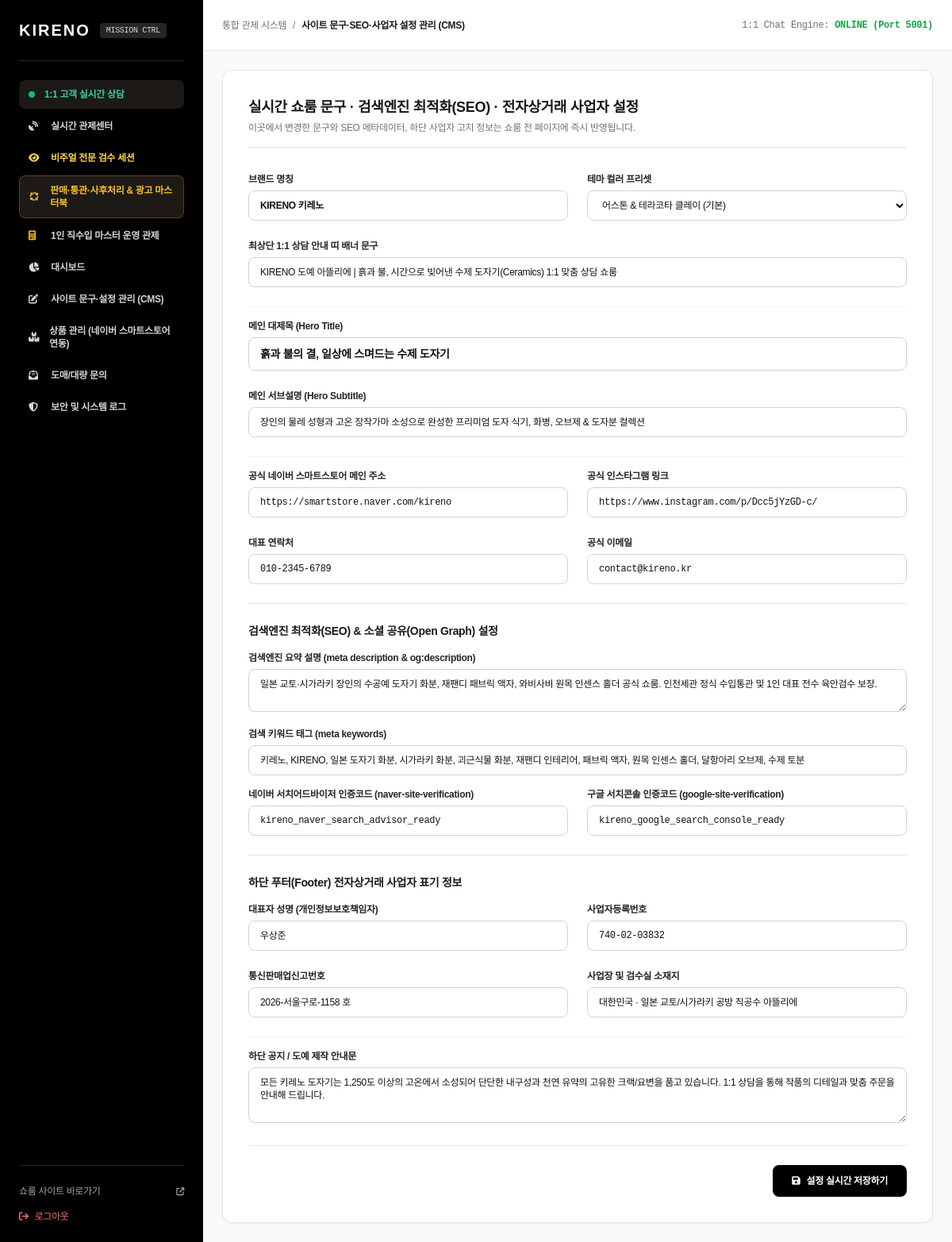
/admin/cms (signed in), run on the app's committed database.
### tables this page shows
CREATE TABLE site_settings (
            id INTEGER PRIMARY KEY,
            brand_name TEXT NOT NULL,
            announcement TEXT,
            hero_title TEXT,
            hero_subtitle TEXT,
            instagram_url TEXT,
            smartstore_url TEXT,
            theme_color TEXT DEFAULT 'earth',
            contact_phone TEXT,
            contact_email TEXT,
            notice_text TEXT
        , discord_url TEXT DEFAULT 'https://discord.gg/Kym2WKGDX', discord_webhook_url TEXT DEFAULT '', ceo_name TEXT DEFAULT '키레노 아뜰리에 대표 (1인 전수검수 책임자)', biz_reg_num TEXT DEFAULT '스마트스토어 공식 인증 사업자 (CMS에서 번호 수정 가능)', mail_order_num TEXT DEFAULT '네이버 스마트스토어 통신판매업 정식 연동', biz_address TEXT DEFAULT '대한민국 · 일본 교토/시가라키 공방 직공수 아뜰리에', seo_description TEXT DEFAULT '일본 교토·시가라키 장인의 수공예 도자기 화분, 재팬디 패브릭 액자, 와비사비 원목 인센스 홀더 공식 쇼룸. 인천세관 정식 수입통관 및 1인 대표 전수 육안검수 보장.', seo_keywords TEXT DEFAULT '키레노, KIRENO, 일본 도자기 화분, 시가라키 화분, 괴근식물 화분, 재팬디 인테리어, 패브릭 액자, 원목 인센스 홀더, 달항아리 오브제, 수제 토분', naver_verification TEXT DEFAULT 'kireno_naver_search_advisor_ready', google_verification TEXT DEFAULT 'kireno_google_search_console_ready', company_name TEXT DEFAULT '모엔드(MOEND)');

### app.py (the view, shortened to what this page needs)
@app.route('/admin/cms', methods=['GET', 'POST'])
@login_required
def admin_cms():
    conn = get_db()
    cursor = conn.cursor()
    cursor.execute('SELECT * FROM site_settings WHERE id = 1')
    settings = cursor.fetchone()
    conn.close()
    return render_template('admin/cms.html', settings=settings)

### templates/admin/cms.html (shortened to what this page needs)
{% extends "admin/base_admin.html" %}
{% block breadcrumb %}사이트 문구·SEO·사업자 설정 관리 (CMS){% endblock %}
{% block admin_content %}
<div class="max-w-4xl bg-white p-8 rounded-xl border border-stone-200 shadow-sm">
    <div class="mb-8 pb-4 border-b border-stone-200">
        <h2 class="text-lg font-bold text-stone-900">실시간 쇼룸 문구 · 검색엔진 최적화(SEO) · 전자상거래 사업자 설정</h2>
        <p class="text-xs text-stone-500 mt-1">이곳에서 변경한 문구와 SEO 메타데이터, 하단 사업자 고지 정보는 쇼룸 전 페이지에 즉시 반영됩니다.</p>
    </div>
    <form method="POST" action="/admin/cms" class="space-y-6 text-xs">
        <div class="grid grid-cols-1 md:grid-cols-2 gap-6">
            <div>
                <label class="block font-bold text-stone-800 mb-1.5">브랜드 명칭</label>
                <input type="text" name="brand_name" value="{{ settings.brand_name }}" required class="w-full px-3.5 py-2.5 rounded-lg border border-stone-300 focus:outline-none focus:border-black font-semibold">
            </div>
            <div>
                <label class="block font-bold text-stone-800 mb-1.5">테마 컬러 프리셋</label>
                <select name="theme_color" class="w-full px-3.5 py-2.5 rounded-lg border border-stone-300 focus:outline-none focus:border-black bg-white">
                    <option value="earth" {% if settings.theme_color == 'earth' %}selected{% endif %}>어스톤 & 테라코타 클레이 (기본)</option>
                </select>
            </div>
        </div>
        <div>
            <label class="block font-bold text-stone-800 mb-1.5">최상단 1:1 상담 안내 띠 배너 문구</label>
            <input type="text" name="announcement" value="{{ settings.announcement }}" required class="w-full px-3.5 py-2.5 rounded-lg border border-stone-300 focus:outline-none focus:border-black">
        </div>
        <div class="grid grid-cols-1 gap-6 pt-4 border-t border-stone-100">
            <div>
                <label class="block font-bold text-stone-800 mb-1.5">메인 대제목 (Hero Title)</label>
                <input type="text" name="hero_title" value="{{ settings.hero_title }}" required class="w-full px-3.5 py-2.5 rounded-lg border border-stone-300 focus:outline-none focus:border-black font-bold text-sm">
            </div>
            <div>
                <label class="block font-bold text-stone-800 mb-1.5">메인 서브설명 (Hero Subtitle)</label>
                <input type="text" name="hero_subtitle" value="{{ settings.hero_subtitle }}" required class="w-full px-3.5 py-2.5 rounded-lg border border-stone-300 focus:outline-none focus:border-black">
            </div>
        </div>
        <div class="grid grid-cols-1 md:grid-cols-2 gap-6 pt-4 border-t border-stone-100">
            <div>
                <label class="block font-bold text-stone-800 mb-1.5">공식 네이버 스마트스토어 메인 주소</label>
                <input type="url" name="smartstore_url" value="{{ settings.smartstore_url or 'https://smartstore.naver.com/kireno' }}" class="w-full px-3.5 py-2.5 rounded-lg border border-stone-300 focus:outline-none focus:border-black font-mono">
            </div>
            <div>
                <label class="block font-bold text-stone-800 mb-1.5">공식 인스타그램 링크</label>
                <input type="url" name="instagram_url" value="{{ settings.instagram_url }}" required class="w-full px-3.5 py-2.5 rounded-lg border border-stone-300 focus:outline-none focus:border-black font-mono">
            </div>
            <div>
                <label class="block font-bold text-stone-800 mb-1.5">대표 연락처</label>
                <input type="text" name="contact_phone" value="{{ settings.contact_phone }}" class="w-full px-3.5 py-2.5 rounded-lg border border-stone-300 focus:outline-none focus:border-black font-mono">
            </div>
            <div>
                <label class="block font-bold text-stone-800 mb-1.5">공식 이메일</label>
                <input type="email" name="contact_email" value="{{ settings.contact_email }}" class="w-full px-3.5 py-2.5 rounded-lg border border-stone-300 focus:outline-none focus:border-black font-mono">
            </div>
        </div>
        <div class="pt-6 border-t border-stone-200 space-y-4">
            <h3 class="text-sm font-bold text-stone-900">검색엔진 최적화(SEO) & 소셜 공유(Open Graph) 설정</h3>
            <div>
                <label class="block font-bold text-stone-800 mb-1.5">검색엔진 요약 설명 (meta description & og:description)</label>
                <textarea name="seo_description" rows="2" class="w-full px-3.5 py-2.5 rounded-lg border border-stone-300 focus:outline-none focus:border-black">{{ settings.seo_description or '일본 교토·시가라키 장인의 수공예 도자기 화분, 재팬디 패브릭 액자, 와비사비 원목 인센스 홀더 공식 쇼룸. 인천세관 정식 수입통관 및 1인 대표 전수 육안검수 보장.' }}</textarea>
            </div>
            <div>
                <label class="block font-bold text-stone-800 mb-1.5">검색 키워드 태그 (meta keywords)</label>
                <input type="text" name="seo_keywords" value="{{ settings.seo_keywords or '키레노, KIRENO, 일본 도자기 화분, 시가라키 화분, 괴근식물 화분, 재팬디 인테리어, 패브릭 액자, 원목 인센스 홀더, 달항아리 오브제, 수제 토분' }}" class="w-full px-3.5 py-2.5 rounded-lg border border-stone-300 focus:outline-none focus:border-black">
            </div>
            <div class="grid grid-cols-1 md:grid-cols-2 gap-6">
                <div>
                    <label class="block font-bold text-stone-800 mb-1.5">네이버 서치어드바이저 인증코드 (naver-site-verification)</label>
                    <input type="text" name="naver_verification" value="{{ settings.naver_verification or 'kireno_naver_search_advisor_ready' }}" class="w-full px-3.5 py-2.5 rounded-lg border border-stone-300 focus:outline-none focus:border-black font-mono">
                </div>
                <div>
                    <label class="block font-bold text-stone-800 mb-1.5">구글 서치콘솔 인증코드 (google-site-verification)</label>
                    <input type="text" name="google_verification" value="{{ settings.google_verification or 'kireno_google_search_console_ready' }}" class="w-full px-3.5 py-2.5 rounded-lg border border-stone-300 focus:outline-none focus:border-black font-mono">
                </div>
            </div>
        </div>
        <div class="pt-6 border-t border-stone-200 space-y-4">
            <h3 class="text-sm font-bold text-stone-900">하단 푸터(Footer) 전자상거래 사업자 표기 정보</h3>
            <div class="grid grid-cols-1 md:grid-cols-2 gap-6">
                <div>
                    <label class="block font-bold text-stone-800 mb-1.5">대표자 성명 (개인정보보호책임자)</label>
                    <input type="text" name="ceo_name" value="{{ settings.ceo_name or '우상준' }}" class="w-full px-3.5 py-2.5 rounded-lg border border-stone-300 focus:outline-none focus:border-black">
                </div>
                <div>
                    <label class="block font-bold text-stone-800 mb-1.5">사업자등록번호</label>
                    <input type="text" name="biz_reg_num" value="{{ settings.biz_reg_num or '740-02-03832' }}" class="w-full px-3.5 py-2.5 rounded-lg border border-stone-300 focus:outline-none focus:border-black font-mono">
                </div>
                <div>
                    <label class="block font-bold text-stone-800 mb-1.5">통신판매업신고번호</label>
                    <input type="text" name="mail_order_num" value="{{ settings.mail_order_num or '2026-서울구로-1158 호' }}" class="w-full px-3.5 py-2.5 rounded-lg border border-stone-300 focus:outline-none focus:border-black">
                </div>
                <div>
                    <label class="block font-bold text-stone-800 mb-1.5">사업장 및 검수실 소재지</label>
                    <input type="text" name="biz_address" value="{{ settings.biz_address or '대한민국 · 일본 교토/시가라키 공방 직공수 아뜰리에' }}" class="w-full px-3.5 py-2.5 rounded-lg border border-stone-300 focus:outline-none focus:border-black">
                </div>
            </div>
        </div>
        <div class="pt-4 border-t border-stone-100">
            <label class="block font-bold text-stone-800 mb-1.5">하단 공지 / 도예 제작 안내문</label>
            <textarea name="notice_text" rows="3" class="w-full px-3.5 py-2.5 rounded-lg border border-stone-300 focus:outline-none focus:border-black">{{ settings.notice_text }}</textarea>
        </div>
        <div class="pt-6 border-t border-stone-200 flex justify-end">
            <button type="submit" class="bg-black text-white px-6 py-3 rounded-lg font-bold hover:bg-stone-800 transition-colors flex items-center space-x-2">
                <i class="fa-solid fa-floppy-disk"></i>
                <span>설정 실시간 저장하기</span>
            </button>
        </div>
    </form>
</div>
{% endblock %}

### templates/admin/base_admin.html (shortened to what this page needs)
<!DOCTYPE html>
<html lang="ko">
<head>
    <script src="https://cdn.tailwindcss.com"></script>
    <link rel="stylesheet" href="https://cdnjs.cloudflare.com/ajax/libs/font-awesome/6.4.0/css/all.min.css">
    <link rel="stylesheet" href="https://cdn.jsdelivr.net/gh/orioncactus/pretendard/dist/web/static/pretendard.css">
</head>
<body class="min-h-screen flex flex-col md:flex-row antialiased">
    <aside class="w-full md:w-64 bg-black text-white flex-shrink-0 flex flex-col justify-between p-6">
        <div>
            <div class="flex items-center space-x-3 pb-6 border-b border-stone-800 mb-6">
                <span class="text-xl font-black tracking-widest text-white">KIRENO</span>
                <span class="text-[10px] bg-stone-800 text-stone-300 px-2 py-0.5 rounded font-mono">MISSION CTRL</span>
            </div>
            <nav class="space-y-1 text-xs font-semibold">
                <a href="/admin/chat" class="flex items-center space-x-3 px-3 py-2.5 rounded-lg text-emerald-400 bg-stone-900 hover:bg-stone-800 transition-colors">
                    <span class="w-2 h-2 rounded-full bg-emerald-500 animate-pulse"></span>
                    <span>1:1 고객 실시간 상담</span>
                </a>
                <a href="/admin/mission-control" class="flex items-center space-x-3 px-3 py-2.5 rounded-lg text-stone-300 hover:bg-stone-900 transition-colors">
                    <i class="fa-solid fa-satellite-dish w-4"></i>
                    <span>실시간 관제센터</span>
                </a>
                <a href="/admin/inspect" class="flex items-center space-x-3 px-3 py-2.5 rounded-lg text-amber-300 hover:bg-stone-900 transition-colors">
                    <i class="fa-solid fa-eye w-4"></i>
                    <span>비주얼 전문 검수 세션</span>
                </a>
                <a href="/admin/guides" class="flex items-center space-x-3 px-3 py-2.5 rounded-lg text-amber-400 bg-stone-900 hover:bg-stone-800 transition-colors border border-amber-500/30">
                    <i class="fa-solid fa-arrows-spin w-4 text-amber-400"></i>
                    <span>판매·통관·사후처리 & 광고 마스터북</span>
                </a>
                <a href="/admin/operations" class="flex items-center space-x-3 px-3 py-2.5 rounded-lg text-stone-300 hover:bg-stone-900 hover:text-white transition-colors">
                    <i class="fa-solid fa-calculator w-4 text-amber-400"></i>
                    <span>1인 직수입 마스터 운영 관제</span>
                </a>
                <a href="/admin" class="flex items-center space-x-3 px-3 py-2.5 rounded-lg text-stone-300 hover:bg-stone-900 hover:text-white transition-colors">
                    <i class="fa-solid fa-chart-pie w-4"></i>
                    <span>대시보드</span>
                </a>
                <a href="/admin/cms" class="flex items-center space-x-3 px-3 py-2.5 rounded-lg text-stone-300 hover:bg-stone-900 hover:text-white transition-colors">
                    <i class="fa-solid fa-pen-to-square w-4"></i>
                    <span>사이트 문구·설정 관리 (CMS)</span>
                </a>
                <a href="/admin/products" class="flex items-center space-x-3 px-3 py-2.5 rounded-lg text-stone-300 hover:bg-stone-900 hover:text-white transition-colors">
                    <i class="fa-solid fa-boxes-stacked w-4"></i>
                    <span>상품 관리 (네이버 스마트스토어 연동)</span>
                </a>
                <a href="/admin/inquiries" class="flex items-center space-x-3 px-3 py-2.5 rounded-lg text-stone-300 hover:bg-stone-900 hover:text-white transition-colors">
                    <i class="fa-solid fa-envelope-open-text w-4"></i>
                    <span>도매/대량 문의</span>
                </a>
                <a href="/admin/logs" class="flex items-center space-x-3 px-3 py-2.5 rounded-lg text-stone-300 hover:bg-stone-900 hover:text-white transition-colors">
                    <i class="fa-solid fa-shield-halved w-4"></i>
                    <span>보안 및 시스템 로그</span>
                </a>
            </nav>
        </div>
        <div class="pt-6 border-t border-stone-800 space-y-2 text-xs">
            <a href="/" target="_blank" class="flex items-center justify-between text-stone-400 hover:text-white transition-colors">
                <span>쇼룸 사이트 바로가기</span>
                <i class="fa-solid fa-arrow-up-right-from-square text-[10px]"></i>
            </a>
            <a href="/admin/logout" class="flex items-center space-x-2 text-red-400 hover:text-red-300 transition-colors pt-2">
                <i class="fa-solid fa-arrow-right-from-bracket"></i>
                <span>로그아웃</span>
            </a>
        </div>
    </aside>
    <div class="flex-grow flex flex-col min-w-0">
        <header class="bg-white border-b border-stone-200 h-16 px-6 flex items-center justify-between">
            <div class="flex items-center space-x-2 text-xs text-stone-500">
                <span>통합 관제 시스템</span>
                <span>/</span>
                <span class="font-bold text-stone-900">{% block breadcrumb %}홈{% endblock %}</span>
            </div>
            <div class="flex items-center space-x-4 text-xs">
                <span class="text-stone-500 font-mono">1:1 Chat Engine: <span class="text-green-600 font-bold">ONLINE (Port 5001)</span></span>
            </div>
        </header>
        <main class="p-6 flex-grow">
            {% block admin_content %}{% endblock %}
        </main>
    </div>
</body>
</html>

### data on the page
site_settings: brand_name "KIRENO 키레노", theme_color "어스톤 & 테라코타 클레이 (기본)", announcement "KIRENO 도예 아뜰리에 | 흙과 불, 시간으로 빚어낸 수제 도자기(Ceramics) 1:1 맞춤 상담 쇼룸", hero_title "흙과 불의 결, 일상에 스며드는 수제 도자기", hero_subtitle "장인의 물레 성형과 고온 장작가마 소성으로 완성한 프리미엄 도자 식기, 화병, 오브제 & 도자분 컬렉션", smartstore_url "https://smartstore.naver.com/kireno", instagram_url "https://www.instagram.com/p/Dcc5jYzGD-c/", contact_phone "010-2345-6789", contact_email "contact@kireno.kr", seo_description "일본 교토·시가라키 장인의 수공예 도자기 화분, 재팬디 패브릭 액자, 와비사비 원목 인센스 홀더 공식 쇼룸. 인천세관 정식 수입통관 및 1인 대표 전수 육안검수 보장.", seo_keywords "키레노, KIRENO, 일본 도자기 화분, 시가라키 화분, 괴근식물 화분, 재팬디 인테리어, 패브릭 액자, 원목 인센스 홀더, 달항아리 오브제, 수제 토분", naver_verification "kireno_naver_search_advisor_ready", google_verification "kireno_google_search_console_ready", ceo_name "우상준", biz_reg_num "740-02-03832", mail_order_num "2026-서울구로-1158 호", biz_address "대한민국 · 일본 교토/시가라키 공방 직공수 아뜰리에", notice_text "모든 키레노 도자기는 1,250도 이상의 고온에서 소성되어 단단한 내구성과 천연 유약의 고유한 크랙/요변을 품고 있습니다. 1:1 상담을 통해 작품의 디테일과 맞춤 주문을 안내해 드립니다."
